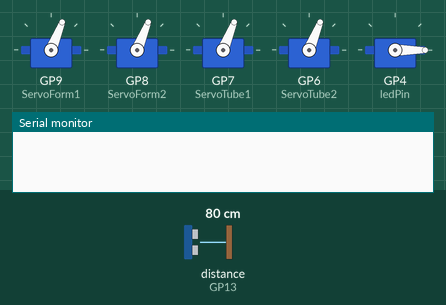
Bench run of a sketch on a simulated Raspberry Pi Pico. Shown: 5 × servo, the last lines printed to the serial monitor. Wiring (inferred from the names in the program): ultrasonic range finder: trigger GP12; echo GP13; servo: signal GP4. The test bench sets the inputs (shaded band); at power-on: distance to the obstacle (sensor on GP13) 80 cm. The echo pulse lasts 58.3 µs per cm; servo pulses on a pin are drawn as a servo (544–2400 µs = 0–180°).

Above: at 1.2 s.
1.3 s: distance to the obstacle (sensor on GP13) set to 22 cm
At 2.0 s:
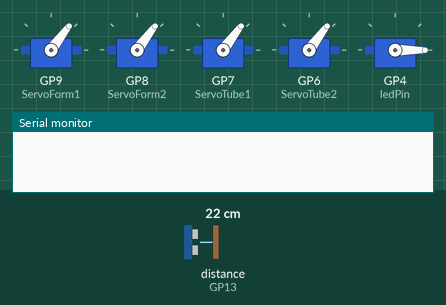
4.3 s: distance to the obstacle (sensor on GP13) set to 18 cm
At 5.6 s:
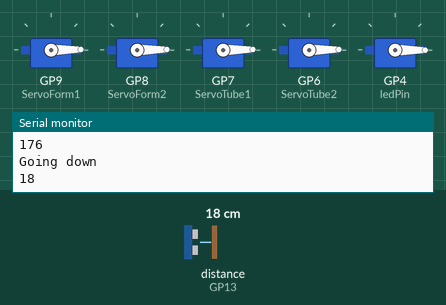
5.9 s: distance to the obstacle (sensor on GP13) set to 35 cm
At 7.39 s:
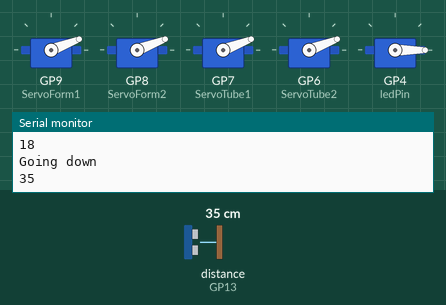
11.9 s: distance to the obstacle (sensor on GP13) set to 250 cm
Timing chart, 0 to 15.9 s (numbered marks = the images above; inputs shaded):
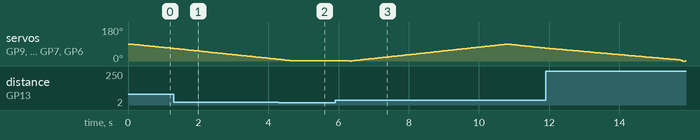

Measured:
- the behaviour switches between 20 and 19 cm on distance to the obstacle (sensor on GP13) (found by bisection; images 1 and 2)

The sketch:

PhysicalComputing_Servo_Ultrasonic_LED.ino
```cpp
/* Industrial Design and Physical Computing by:
 * Viraj Joshi  (http://virajvjoshi.com)
 * Matteo Bandi (http://matteobandidesign.com)
 * August 2018
 */


//Include standard servo library
#include <Servo.h>

//Servos on the Hard Form: pins and position
int servoPinForm1 = 9;
int servoPinForm2 = 8;
Servo ServoForm1;
Servo ServoForm2;
int FormPos = 90;

//Servos on the Soft Tube: pins and position
int servoPinTube1 = 7;
int servoPinTube2 = 6;
Servo ServoTube1;
Servo ServoTube2;
int TubePos = 90;

//Initialising ultrasonic sensor
const int trigPin = 12;
const int echoPin = 13;

//Initialise Versalume
int ledPin = 4;


void setup() {
  //Attaching all Servos
  ServoForm1.attach(9);
  ServoForm2.attach(8);
  ServoTube1.attach(7);
  ServoTube2.attach(6);
  Serial.begin(9600);
}

void loop(){
  long duration, cm;
  pinMode(trigPin, OUTPUT);
  digitalWrite(trigPin, LOW);
  delayMicroseconds(2);
  digitalWrite(trigPin, HIGH);
  delayMicroseconds(20);
  digitalWrite(trigPin, LOW);
  pinMode(echoPin, INPUT);
  duration = pulseIn(echoPin, HIGH);

  cm = microsecondsToCentimeters(duration);

if (cm > 1 && cm < 20){
  for (int fadeValue = 0 ; fadeValue <= 255; fadeValue += 5) {
    analogWrite(ledPin, fadeValue);
  }
  loop1();
}

else if (cm > 20){
 for (int fadeValue = 255 ; fadeValue >= 0; fadeValue -= 5) {
    analogWrite(ledPin, fadeValue);
 }
  loop2();
}

}

void loop1() {
  long duration, cm;
  pinMode(trigPin, OUTPUT);
  digitalWrite(trigPin, LOW);
  delayMicroseconds(2);
  digitalWrite(trigPin, HIGH);
  delayMicroseconds(20);
  digitalWrite(trigPin, LOW);
  pinMode(echoPin, INPUT);
  duration = pulseIn(echoPin, HIGH);

  cm = microsecondsToCentimeters(duration);
  //Moving Form Servos To
  if (FormPos > 85){
  for (FormPos = 90; FormPos > 0; FormPos--){
    ServoForm1.write(FormPos);
    ServoForm2.write(FormPos);
    ServoTube1.write(FormPos);
    ServoTube2.write(FormPos);
    delay(50);
  }
  }

Serial.println("Going down");
Serial.println(cm);
delay(1000);
}

void loop2() {
  long duration, cm;
  pinMode(trigPin, OUTPUT);
  digitalWrite(trigPin, LOW);
  delayMicroseconds(2);
  digitalWrite(trigPin, HIGH);
  delayMicroseconds(20);
  digitalWrite(trigPin, LOW);
  pinMode(echoPin, INPUT);
  duration = pulseIn(echoPin, HIGH);

  cm = microsecondsToCentimeters(duration);
  //Moving Form Servos Fro
  if (FormPos < 5){
  for (FormPos = 0; FormPos < 90; FormPos++){
    ServoForm1.write(FormPos);
    ServoForm2.write(FormPos);
    ServoTube1.write(FormPos);
    ServoTube2.write(FormPos);
    delay(50);
  }
Serial.println("Going up");
Serial.println(cm);
delay(1000);
}
}

long microsecondsToCentimeters(long microseconds) {
return microseconds / 29 / 2;
}
```
